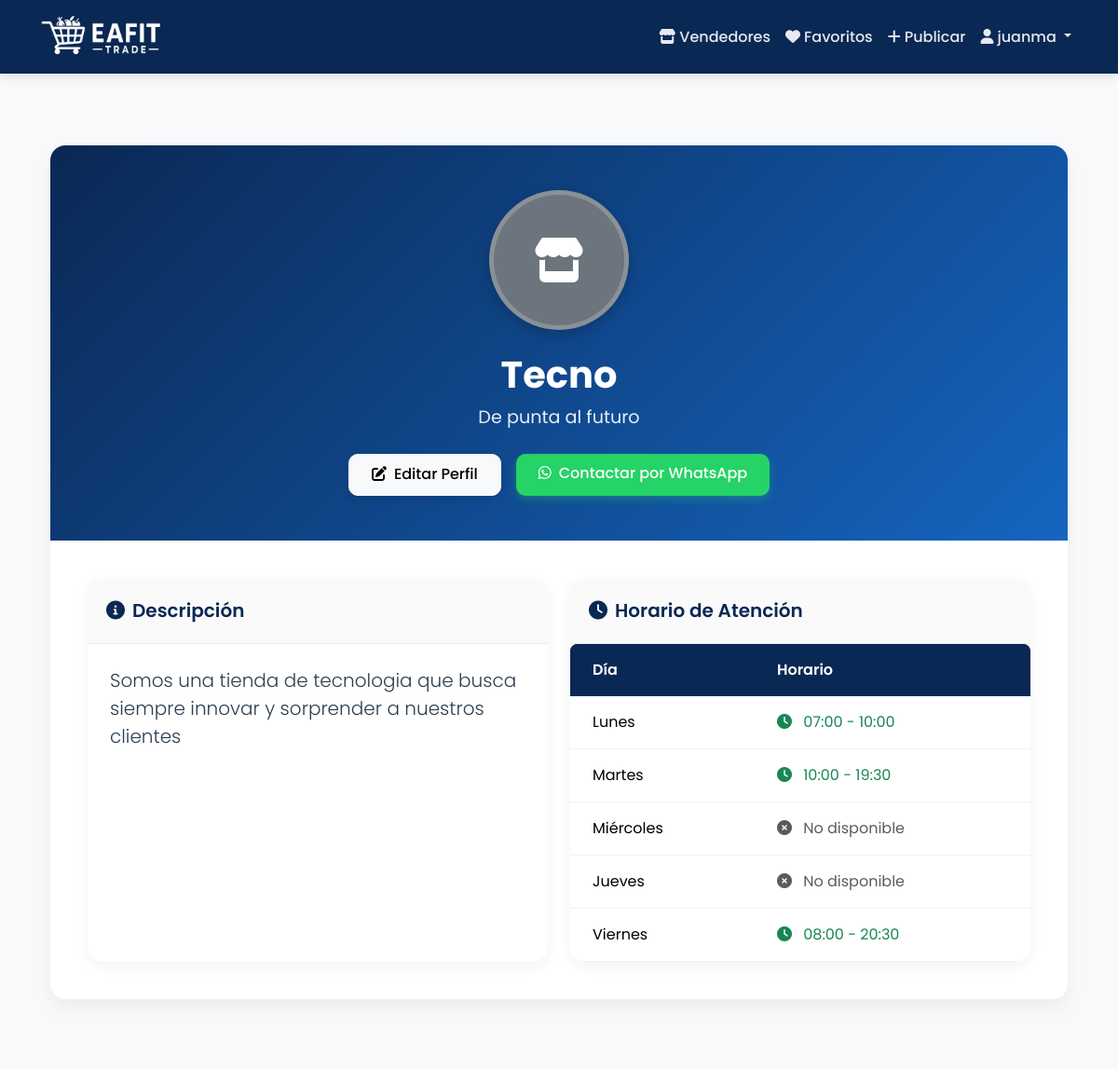
/profile/ (signed in), run on the app's committed database.
### seller_profiles/models.py (models this page shows, shortened)
class SellerProfile(models.Model):
    user = models.OneToOneField(
        User,
        on_delete=models.CASCADE,
        related_name='seller_profile'
    )
    profile_image = models.ImageField(
        upload_to='profiles/',
        verbose_name='Foto de perfil',
        null=True,
        blank=True
    )
    store_name = models.CharField(
        max_length=100,
        verbose_name='Nombre de la tienda',
        help_text='Nombre que se mostrará en tu perfil de vendedor'
    )
    slogan = models.CharField(
        max_length=200,
        verbose_name='Slogan',
        help_text='Una frase corta que describa tu tienda',
        blank=True,
        null=True
    )
    description = models.TextField(
        verbose_name='Descripción',
        help_text='Describe tu tienda y los productos que vendes'
    )
    whatsapp = models.CharField(
        max_length=15,
        verbose_name='WhatsApp',
        help_text='Ingresa tu número de WhatsApp con código de país (ej: 573001234567)',
        blank=True,
        null=True
    )
    class Meta:
        verbose_name = 'Perfil de vendedor'
        verbose_name_plural = 'Perfiles de vendedores'
    def get_whatsapp_link(self, product_name=None):
        if not self.whatsapp:
            return None
        base_url = f"https://wa.me/{self.whatsapp}"
        if product_name:
            message = f"Hola, estoy interesado en el producto: {product_name}. ¿Podrías darme más información?"
            return f"{base_url}?text={urllib.parse.quote(message)}"
        return base_url

class Schedule(models.Model):
    DAYS_OF_WEEK = [
        ('Lunes', 'Lunes'),
        ('Martes', 'Martes'),
        ('Miércoles', 'Miércoles'),
        ('Jueves', 'Jueves'),
        ('Viernes', 'Viernes')
    ]
    profile = models.ForeignKey(
        SellerProfile,
        on_delete=models.CASCADE,
        related_name='schedules'
    )
    day = models.CharField(
        max_length=20,
        choices=DAYS_OF_WEEK,
        verbose_name='Día'
    )
    is_available = models.BooleanField(
        default=True,
        verbose_name='Disponible'
    )
    start_time = models.TimeField(
        verbose_name='Hora de inicio',
        null=True,
        blank=True,
        help_text='Horario de inicio (entre 6:00 AM y 9:30 PM, en intervalos de 30 minutos)'
    )
    end_time = models.TimeField(
        verbose_name='Hora de cierre',
        null=True,
        blank=True,
        help_text='Horario de cierre (entre 6:30 AM y 10:00 PM, en intervalos de 30 minutos)'
    )
    class Meta:
        ordering = ['day']
        unique_together = ['profile', 'day']
        verbose_name = 'Horario'
        verbose_name_plural = 'Horarios'

### seller_profiles/views.py (the view)
# urls.py: path('profile/', profile_views.view_profile, name='view_profile'),
@login_required
def view_profile(request):
    try:
        profile = request.user.seller_profile
        day_order = {'Lunes': 1, 'Martes': 2, 'Miércoles': 3, 'Jueves': 4, 'Viernes': 5}
        schedules = profile.schedules.all()
        ordered_schedules = sorted(schedules, key=lambda x: day_order.get(x.day, 99))
        return render(request, 'seller_profiles/view_profile.html', {'profile': profile, 'ordered_schedules': ordered_schedules})
    except SellerProfile.DoesNotExist:
        messages.warning(request, 'Necesitas crear tu perfil de vendedor primero.')
        return redirect('create_profile')

### seller_profiles/templates/seller_profiles/view_profile.html (shortened to what this page needs)
{% extends 'seller_profiles/profile_base.html' %}
{% load humanize %}
{% block content %}
<section class="profile-section py-5">
    <div class="container">
        <div class="profile-card">
            <div class="profile-header">
                <div class="profile-image-wrapper">
                    {% if profile.profile_image %}
                        <img src="{{ profile.profile_image.url }}" alt="{{ profile.store_name }}" class="profile-image">
                    {% else %}
                        <div class="profile-image d-flex align-items-center justify-content-center bg-secondary">
                            <i class="fas fa-store fa-3x text-white"></i>
                        </div>
                    {% endif %}
                </div>
                <h1 class="store-name">{{ profile.store_name }}</h1>
                {% if profile.slogan %}
                    <p class="store-slogan">{{ profile.slogan }}</p>
                {% endif %}
                <div class="profile-actions">
                    {% if user == profile.user %}
                        <a href="{% url 'edit_profile' %}" class="btn btn-light edit-button">
                            <i class="fas fa-edit me-2"></i>Editar Perfil
                        </a>
                    {% endif %}
                    {% if profile.whatsapp %}
                        <a href="{{ profile.get_whatsapp_link }}"
                           class="btn whatsapp-button"
                           target="_blank"
                           rel="noopener noreferrer">
                            <i class="fab fa-whatsapp me-2"></i>Contactar por WhatsApp
                        </a>
                    {% endif %}
                </div>
            </div>
            <div class="profile-body">
                <div class="row g-4">
                    <div class="col-lg-6">
                        <div class="info-card">
                            <div class="info-card-header">
                                <i class="fas fa-info-circle me-2"></i>Descripción
                            </div>
                            <div class="info-card-body">
                                <p class="lead mb-0">{{ profile.description }}</p>
                            </div>
                        </div>
                    </div>
                    <div class="col-lg-6">
                        <div class="info-card">
                            <div class="info-card-header">
                                <i class="fas fa-clock me-2"></i>Horario de Atención
                            </div>
                            <div class="info-card-body p-0">
                                <div class="table-responsive">
                                    <table class="table schedule-table mb-0">
                                        <thead>
                                            <tr>
                                                <th>Día</th>
                                                <th>Horario</th>
                                            </tr>
                                        </thead>
                                        <tbody>
                                            {% for schedule in ordered_schedules %}
                                            <tr>
                                                <td>{{ schedule.get_day_display }}</td>
                                                <td>
                                                    {% if schedule.is_available %}
                                                        <span class="text-success">
                                                            <i class="fas fa-clock me-2"></i>
                                                            {{ schedule.start_time|time:"H:i" }} - {{ schedule.end_time|time:"H:i" }}
                                                        </span>
                                                    {% else %}
                                                        <span class="text-muted">
                                                            <i class="fas fa-times-circle me-2"></i>
                                                            No disponible
                                                        </span>
                                                    {% endif %}
                                                </td>
                                            </tr>
                                            {% endfor %}
                                        </tbody>
                                    </table>
                                </div>
                            </div>
                        </div>
                    </div>
                </div>
            </div>
        </div>
    </div>
</section>
{% endblock %}

### seller_profiles/templates/seller_profiles/profile_base.html (shortened to what this page needs)
{% extends 'products/base.html' %}
{% load form_tags %}

### products/templates/products/base.html (shortened to what this page needs)
<!DOCTYPE html>
<html>
<head>
    <link href="https://cdn.jsdelivr.net/npm/bootstrap@5.3.2/dist/css/bootstrap.min.css" rel="stylesheet">
    <link href="https://cdnjs.cloudflare.com/ajax/libs/font-awesome/6.0.0/css/all.min.css" rel="stylesheet">
</head>
<body>
    <nav class="navbar navbar-expand-lg navbar-dark">
        <div class="container">
            <a class="navbar-brand" href="{% url 'home' %}">
                <img src="/media/Logo/EafitTrade_Nuevo_logo.png" alt="EAFIT Trade Logo" height="55" class="d-inline-block align-middle">
            </a>
            <div class="collapse navbar-collapse" id="navbarNav">
                <ul class="navbar-nav ms-auto">
                    <li class="nav-item">
                        <a class="nav-link" href="{% url 'seller_list' %}">
                            <i class="fas fa-store me-1"></i>Vendedores
                        </a>
                    </li>
                    {% if user.is_authenticated %}
                        <li class="nav-item">
                            <a class="nav-link" href="{% url 'favorites_list' %}">
                                <i class="fas fa-heart me-1"></i>Favoritos
                            </a>
                        </li>
                        <li class="nav-item">
                            <a class="nav-link" href="{% url 'add_product' %}">
                                <i class="fas fa-plus me-1"></i>Publicar
                            </a>
                        </li>
                        <li class="nav-item dropdown">
                            <a class="nav-link dropdown-toggle" href="#" role="button" data-bs-toggle="dropdown">
                                <i class="fas fa-user me-1"></i>{{ user.username }}
                            </a>
                        </li>
                    {% endif %}
                </ul>
            </div>
        </div>
    </nav>
    <div class="content">
        <div class="container">
            {% block content %}{% endblock %}
        </div>
    </div>
</body>
</html>

### products/templates/products/base.html (style rules this page uses)
:root { --primary-color: hwb(216 4% 67%); --primary-color-rgb: 4, 72, 150; --secondary-color: #6c757d; --light-bg: #f8f9fa; --card-shadow: 0 10px 20px rgba(0,0,0,0.05); --hover-shadow: 0 15px 30px rgba(0,0,0,0.1); --border-radius: 16px; --input-radius: 10px; --button-radius: 10px; --transition-speed: 0.3s; }
body { font-family: 'Poppins', sans-serif; background-color: var(--light-bg); color: #2c3e50; padding-top: 76px; }
h1, h2, h3, h4, h5, h6 { font-weight: 600; }
.navbar { background-color: var(--primary-color); box-shadow: 0 4px 10px rgba(0,0,0,0.1); padding: 0.75rem 0; position: fixed; top: 0; left: 0; right: 0; z-index: 1030; transition: transform 0.3s ease; }
.navbar-brand { display: flex; align-items: center; padding: 0; }
.navbar-brand img { max-height: 55px; transition: all 0.3s ease; }
.nav-link { color: rgba(255,255,255,0.9) !important; font-weight: 500; padding: 0.5rem 1rem; border-radius: 8px; transition: all 0.2s ease; }
.btn { border-radius: var(--button-radius); padding: 0.6rem 1.5rem; font-weight: 500; transition: all var(--transition-speed); box-shadow: 0 2px 4px rgba(0,0,0,0.05); }
.content { min-height: calc(100vh - 76px); padding: 2rem 0; }
.table { border-radius: 0.5rem; overflow: hidden; box-shadow: 0 2px 8px rgba(0,0,0,0.05); }
.table thead { background-color: var(--primary-color); color: white; }
.table th { font-weight: 600; padding: 1rem; border-bottom: none; }
.table td { padding: 1rem; vertical-align: middle; }
.table tbody tr:nth-child(even) { background-color: rgba(0,0,0,0.02); }

### seller_profiles/templates/seller_profiles/profile_base.html (style rules this page uses)
.profile-section { background-color: var(--light-bg); }
.profile-card { background: white; border-radius: var(--border-radius); overflow: hidden; box-shadow: var(--card-shadow); }
.profile-header { background: linear-gradient(135deg, var(--primary-color), #1565C0); color: white; padding: 3rem 2rem; text-align: center; position: relative; }
.profile-image-wrapper { width: 150px; height: 150px; margin: 0 auto 1.5rem; position: relative; }
.profile-image { width: 100%; height: 100%; border-radius: 50%; object-fit: cover; border: 5px solid rgba(255,255,255,0.2); box-shadow: 0 5px 15px rgba(0,0,0,0.2); }
.store-name { font-size: 2.5rem; font-weight: 700; margin-bottom: 0.5rem; }
.store-slogan { font-size: 1.2rem; opacity: 0.9; margin-bottom: 1.5rem; }
.profile-body { padding: 2.5rem; }
.info-card { background: white; border-radius: var(--border-radius); box-shadow: 0 5px 15px rgba(0,0,0,0.05); height: 100%; overflow: hidden; }
.info-card-header { background-color: rgba(0,0,0,0.02); padding: 1.25rem; font-size: 1.25rem; font-weight: 600; color: var(--primary-color); border-bottom: 1px solid rgba(0,0,0,0.05); }
.info-card-body { padding: 1.5rem; }
.whatsapp-button { background-color: #25D366; color: white; box-shadow: 0 4px 10px rgba(37, 211, 102, 0.3); font-weight: 500; padding: 0.6rem 1.5rem; border-radius: var(--button-radius); transition: all 0.3s; border: none; }
.schedule-table { width: 100%; background-color: white; }
.schedule-table thead th { background-color: var(--primary-color); color: white; padding: 1rem 1.5rem; font-weight: 600; border: none; }
.schedule-table td { padding: 1rem 1.5rem; vertical-align: middle; border-color: rgba(0,0,0,0.05); }
.schedule-table tbody tr:nth-child(even) { background-color: rgba(0,0,0,0.02); }

### data on the page
SellerProfile: store_name "Tecno", slogan "De punta al futuro", description "Somos una tienda de tecnologia que busca siempre innovar y sorprender a nuestros clientes"
Schedule: day "Lunes", start_time "07:00", end_time "10:00"
Schedule: day "Martes", start_time "10:00", end_time "19:30"
Schedule: day "Miércoles", is_available False (drawn)
Schedule: day "Jueves", is_available False (drawn)
Schedule: day "Viernes", start_time "08:00", end_time "20:30"

### other printed values
{{ user.username }} "juanma"
